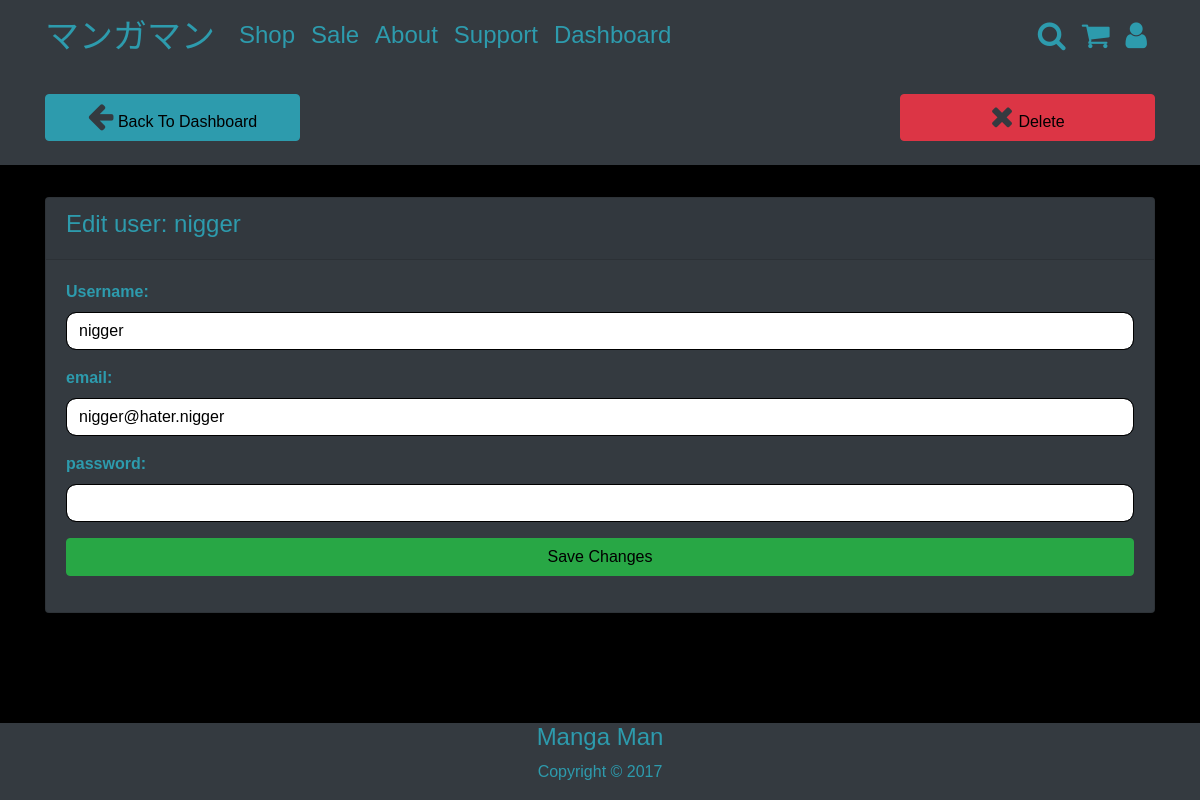
/user_details.php?id=11 (signed in), run on an earlier commit of the app's database.
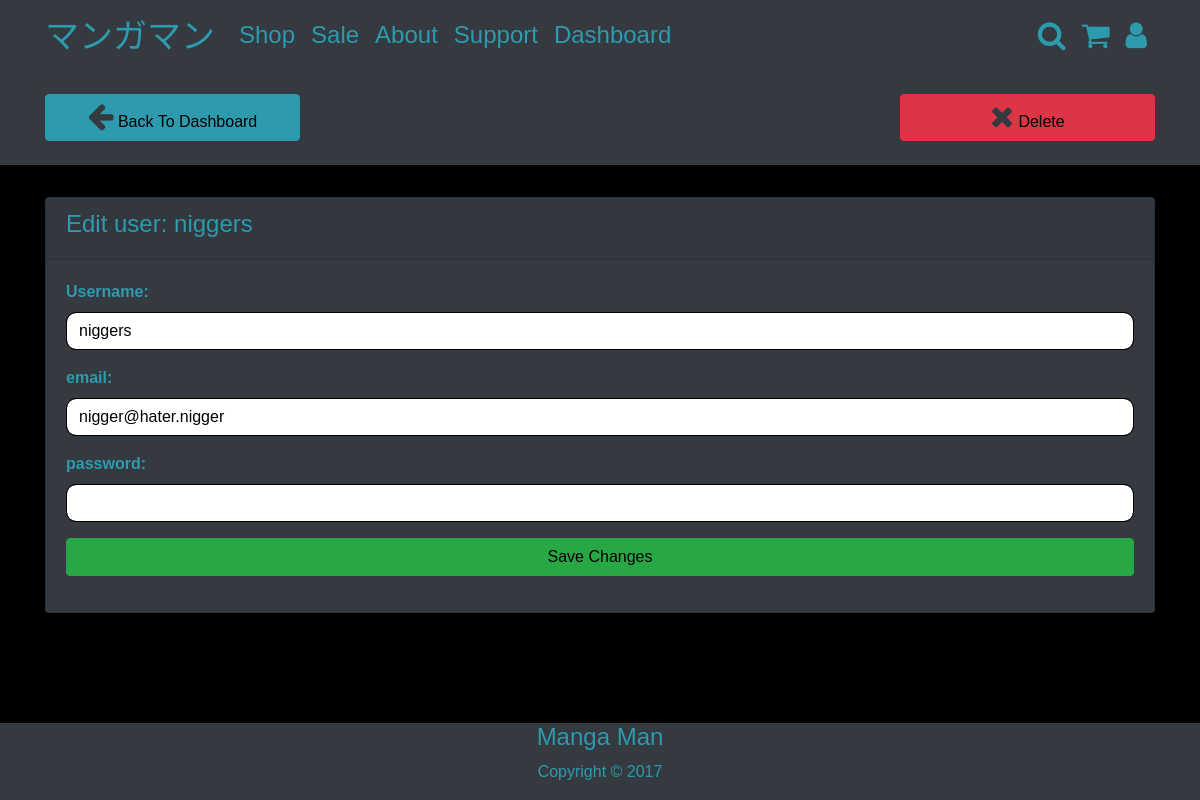
And on a later commit of the database.
### tables this page shows
CREATE TABLE `users` (
  `id` int(11) NOT NULL,
  `username` varchar(48) NOT NULL,
  `email` varchar(48) NOT NULL,
  `password` varchar(48) NOT NULL,
  `usertype` int(2) NOT NULL
);

### user_details.php (the view, shortened to what this page needs)
<?php
if (isset($_SESSION['aaa'])&& $_SESSION['aaa']=='admin') {
  include('includes/adminheader.php');
}
elseif (isset($_SESSION['aaa'])&& $_SESSION['aaa']=='user'){
  include('includes/userheader.php');
} else {
  include('includes/header.php');
}
?>
  <?php
  if(!empty($_GET['id'])){
  $id = $_GET['id'];
  $user = 'SELECT * FROM users ORDER BY id DESC';
  $userquery = mysqli_query($connection, $user);
  $row = mysqli_fetch_array($userquery);
  ?>
  <?php
  if($_SESSION['aaa'] === 'admin') {
  ?>
<section id="details_header" class="py-4 mb-4 bg-dark">
  <div class="container">
    <div class="row">
      <div class="col-md-3 mr-auto">
        <a href="admin_panel.php" class="btn btn-primary btn-block">
          <i class="fa fa-arrow-left"></i> Back To Dashboard
        </a>
      </div>
      <div class="col-md-3">
          <?php echo '<a href="deleteuser.php?id='.$id.'" class="btn btn-danger btn-block">'; ?>
          <i class="fa fa-remove"></i> Delete
        </a>
      </div>
    </div>
  </div>
</section>
<section id="posts">
  <div class="container">
    <div class="row">
      <div class="col my-2">
        <div class="card bg-dark">
          <div class="card-header">
            <h4>Edit user: <?php echo $row['username']; ?></h4>
          </div>
          <div class="card-body">
            <form method="POST">
              <div class="form-group">
                <label class="font-weight-bold" for="username">Username:</label>
                <input type="text" class="form-control" name="username" <?php echo 'value="'.$row['username'].'"'; ?>>
              </div>
              <div class="form-group">
                <label class="font-weight-bold" for="email">email:</label>
                <input type="email" class="form-control" name="email" <?php echo 'value="'.$row['email'].'"'; ?>>
              </div>
              <div class="form-group">
                <label class="font-weight-bold" for="password">password:</label>
                <input type="password" class="form-control" name="password">
              </div>
              <div class="wrapper my-3">
                  <input class="btn btn-success btn-block" type="submit" name="submit" value="Save Changes" required>
              </div>
            </form>
          </div>
        </div>
      </div>
    </div>
  </div>
</section>
<?php
  } else {
    header('Location: index.php');
  }
} else {
  echo "you forgo something important cunt";
}
?>
<?php include('includes/footer.php'); ?>

What changed in the data, as far as the page shows it:
changed users "nigger@hater.nigger": username "nigger" → "niggers"
